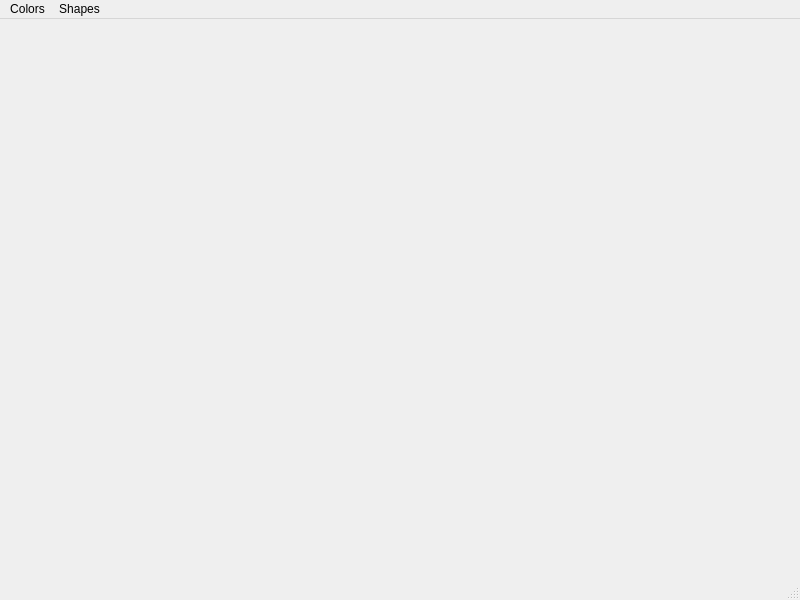
<?xml version="1.0" encoding="UTF-8"?>
<ui version="4.0">
 <class>MainWindow</class>
 <widget class="QMainWindow" name="MainWindow">
  <property name="geometry">
   <rect>
    <x>0</x>
    <y>0</y>
    <width>800</width>
    <height>600</height>
   </rect>
  </property>
  <property name="windowTitle">
   <string>MainWindow</string>
  </property>
  <widget class="QWidget" name="centralwidget"/>
  <widget class="QMenuBar" name="menubar">
   <property name="geometry">
    <rect>
     <x>0</x>
     <y>0</y>
     <width>800</width>
     <height>25</height>
    </rect>
   </property>
   <widget class="QMenu" name="menuColors">
    <property name="title">
     <string>Colors</string>
    </property>
    <addaction name="actionRed"/>
    <addaction name="actionYellow"/>
    <addaction name="actionBlue"/>
    <addaction name="actionGreen"/>
    <addaction name="actionWhite"/>
    <addaction name="actionBlack"/>
   </widget>
   <widget class="QMenu" name="menuShapes">
    <property name="title">
     <string>Shapes</string>
    </property>
    <addaction name="actionRectangle"/>
    <addaction name="actionSquare"/>
    <addaction name="actionEllipse"/>
    <addaction name="actionCircle"/>
    <addaction name="actionPie"/>
   </widget>
   <addaction name="menuColors"/>
   <addaction name="menuShapes"/>
  </widget>
  <widget class="QStatusBar" name="statusbar"/>
  <action name="actionRed">
   <property name="text">
    <string>Red</string>
   </property>
  </action>
  <action name="actionYellow">
   <property name="text">
    <string>Yellow</string>
   </property>
  </action>
  <action name="actionBlue">
   <property name="text">
    <string>Blue</string>
   </property>
  </action>
  <action name="actionGreen">
   <property name="text">
    <string>Green</string>
   </property>
  </action>
  <action name="actionWhite">
   <property name="text">
    <string>White</string>
   </property>
  </action>
  <action name="actionBlack">
   <property name="text">
    <string>Black</string>
   </property>
  </action>
  <action name="actionRectangle">
   <property name="text">
    <string>Rectangle</string>
   </property>
  </action>
  <action name="actionSquare">
   <property name="text">
    <string>Square</string>
   </property>
  </action>
  <action name="actionEllipse">
   <property name="text">
    <string>Ellipse</string>
   </property>
  </action>
  <action name="actionCircle">
   <property name="text">
    <string>Circle</string>
   </property>
  </action>
  <action name="actionPie">
   <property name="text">
    <string>Pie</string>
   </property>
  </action>
 </widget>
 <resources/>
 <connections/>
</ui>
